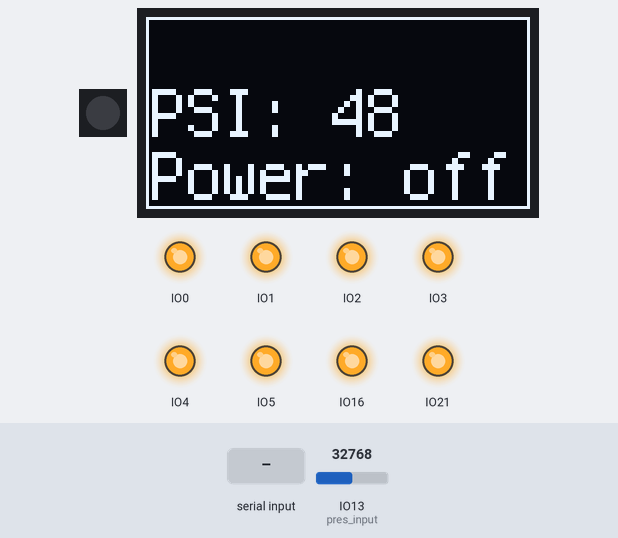
This program was run on a simulated ESP32 board running CircuitPython. Parts: 1 RGB LEDs in strip order, left to right, 128×64 one-colour display, output pins drawn as LEDs (lit = HIGH). The test bench sets the inputs (shaded band); at power-on: IO13 (pres_input) = 32768 (analog values on the 0–65535 scale). Dim RGB values are drawn brighter than linear; what the program prints to the serial console is not drawn.

Above: at 1.2 s.
1.3 s: "5" typed at the serial console, then Enter
At 2.2 s:
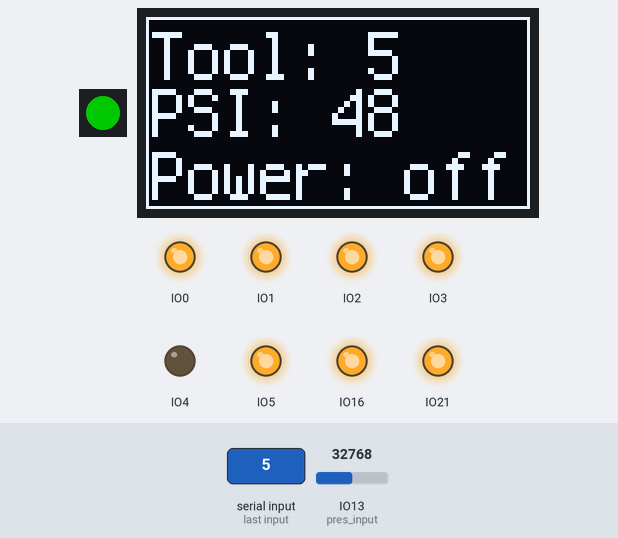
4.3 s: "90" typed at the serial console, then Enter
At 7.0 s:
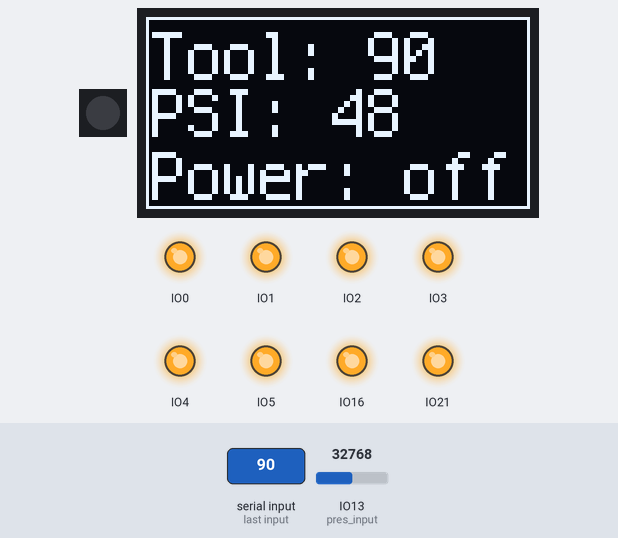
7.3 s: IO13 (pres_input) set to 45874
At 7.7 s:
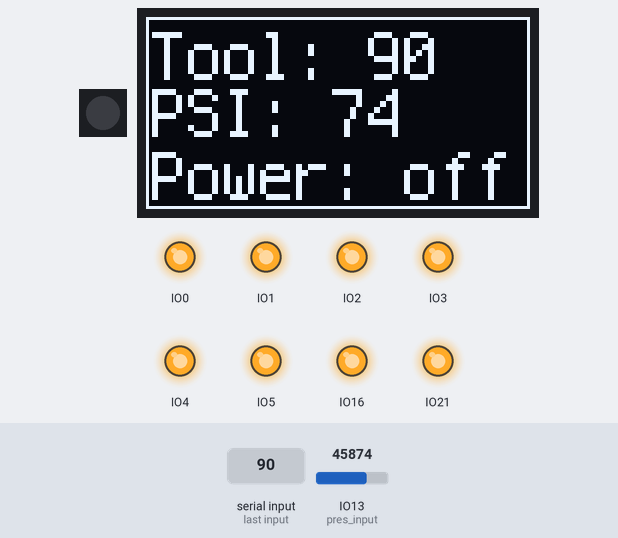
8.8 s: IO13 (pres_input) set to 57670
At 10.0 s:
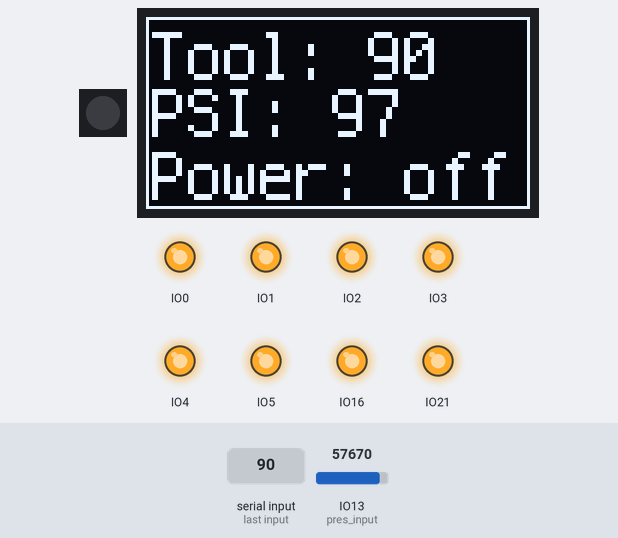
10.3 s: IO13 (pres_input) set to 65535
At 11.6 s:
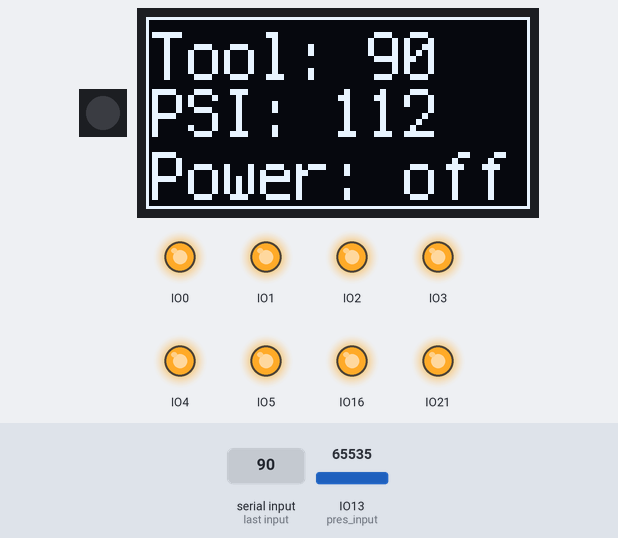
Timing chart, 0 to 13.3 s (numbered marks = the images above; inputs shaded):
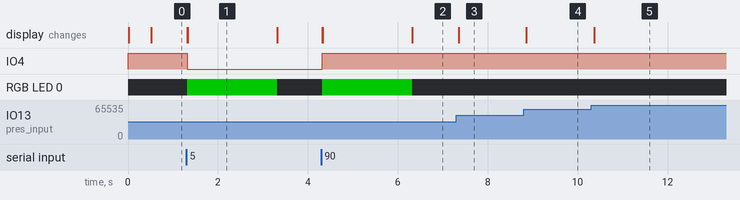

The program:

code.py
```python
import board
import neopixel
import time
import supervisor
import sys
import digitalio
import analogio
import microcontroller
import displayio
import terminalio
from adafruit_display_text import label
import adafruit_displayio_ssd1306

# Initialize NeoPixel LED
pix = neopixel.NeoPixel(board.NEOPIXEL, 1, auto_write=False)
pix.fill((0, 0, 0))

# Initialize OLED screen and draw a white border
displayio.release_displays()
oled_reset = board.D7

i2c = board.I2C()
display_bus = displayio.I2CDisplay(i2c, device_address=0x3D, reset=oled_reset)
WIDTH = 128
HEIGHT = 64
BORDER = 1

display = adafruit_displayio_ssd1306.SSD1306(display_bus, width=WIDTH, height=HEIGHT)
splash = displayio.Group()
display.root_group = splash

color_bitmap = displayio.Bitmap(WIDTH, HEIGHT, 1)
color_palette = displayio.Palette(1)
color_palette[0] = 0xFFFFFF  # White

bg_sprite = displayio.TileGrid(color_bitmap, pixel_shader=color_palette, x=0, y=0)
splash.append(bg_sprite)

inner_bitmap = displayio.Bitmap(WIDTH - BORDER * 2, HEIGHT - BORDER * 2, 1)
inner_palette = displayio.Palette(1)
inner_palette[0] = 0x000000  # Black
inner_sprite = displayio.TileGrid(inner_bitmap, pixel_shader=inner_palette, x=BORDER, y=BORDER)
splash.append(inner_sprite)

ToolNumberLabelArea = label.Label(terminalio.FONT, text=" " * 20, color=0xFFFFFF, scale=2)
ToolNumberLabelArea.anchor_point = (0.0, 0.0)
ToolNumberLabelArea.anchored_position = (2, 1)
splash.append(ToolNumberLabelArea)

PwrLabelArea = label.Label(terminalio.FONT, text=" " * 20, color=0xFFFFFF, scale=2)
PwrLabelArea.anchor_point = (0.0, 1)
PwrLabelArea.anchored_position = (2, 65)
splash.append(PwrLabelArea)

PresLabelArea = label.Label(terminalio.FONT, text=" " * 20, color=0xFFFFFF, scale=2)
PresLabelArea.anchor_point = (0.0, 0.5)
PresLabelArea.anchored_position = (2, 32)
splash.append(PresLabelArea)

pin_mappings = [
    (1, board.IO16),
    (2, board.IO0),
    (3, board.IO21),
    (4, board.IO5),
    (5, board.IO4),
    (6, board.IO3),
    (7, board.IO2),
    (8, board.IO1)
]

output_pins = {}
for number, pin_id in pin_mappings:
    pin = digitalio.DigitalInOut(pin_id)
    pin.direction = digitalio.Direction.OUTPUT
    pin.value = True  # Active low logic
    output_pins[number] = pin

pwr_pin = board.IO12
pwr_monitor = digitalio.DigitalInOut(pwr_pin)
pwr_monitor.direction = digitalio.Direction.INPUT
pwr_monitor.pull = digitalio.Pull.DOWN

pres_pin = board.IO13
pres_input = analogio.AnalogIn(pres_pin)

serial = sys.stdin
sys.stdout = sys.stdout  # Ensure stdout is set up for output

class StateMachine:
    def __init__(self):
        self.state = "IDLE"
        self.led_on_time = None
        self.oldData = None
        self.pwr_check_start = time.monotonic()
        self.pres_check_start = time.monotonic()
        self.status_report_time = time.monotonic()

    def update(self):
        current_time = time.monotonic()

        if self.state == "IDLE":
            self.check_power(current_time)
            self.check_pressure(current_time)
            self.read_serial(current_time)
            self.report_status(current_time)

        elif self.state == "PROCESS_SERIAL":
            self.process_serial_data()

        elif self.state == "BLINK_LED":
            self.blink_led(current_time)

    def check_power(self, current_time):
        if current_time - self.pwr_check_start >= 0.5:
            pwr_state = pwr_monitor.value
            pwr_text = "on" if pwr_state else "off"
            PwrLabelArea.text = 'Power: %s' % pwr_text
            self.pwr_check_start = current_time

    def check_pressure(self, current_time):
        if current_time - self.pres_check_start >= 0.5:
            pres_val = (((pres_input.value/65535)*3.3)-0.3968)/0.0258 # pressure (psi) = (((ADC_reading/65535)*V_ref)-V_offset)/Volt_per_PSI
            PresLabelArea.text = 'PSI: %d' % pres_val
            self.pres_check_start = current_time

    def read_serial(self, current_time):
        if supervisor.runtime.serial_bytes_available:
            data_in = serial.readline().strip()
            try:
                data_int = int(data_in)
                if data_int != self.oldData:
                    self.oldData = data_int
                    self.state = "PROCESS_SERIAL"
            except ValueError:
                print("Non-integer data")

    def report_status(self, current_time):
        if current_time - self.status_report_time >= 1.0:
            pwr_status = "on" if pwr_monitor.value else "off"
            pres_val = pres_input.value
            print('TOOL:%d PWR:%s PRES:%d' % (self.oldData if self.oldData else 0, pwr_status, pres_val))
            self.status_report_time = current_time

    def process_serial_data(self):
        if self.oldData is not None:
            ToolNumberLabelArea.text = 'Tool: %d' % self.oldData
            #print('%d' % self.oldData)  # Send tool number back over serial

            for pin in output_pins.values():
                pin.value = True

            if self.oldData in output_pins:
                output_pins[self.oldData].value = False

            pix.fill((0, 100, 0))
            pix.show()
            self.led_on_time = time.monotonic()
            self.state = "BLINK_LED"

    def blink_led(self, current_time):
        if self.led_on_time is not None and current_time - self.led_on_time >= 2.0:
            pix.fill((0, 0, 0))
            pix.show()
            self.led_on_time = None
            self.state = "IDLE"

state_machine = StateMachine()

print(microcontroller.cpu.reset_reason)

while True:
    state_machine.update()
    time.sleep(0.01)  # Prevent high CPU usage
```

Measured:
- after the input at 1.3 s, IO4: HIGH → LOW at once; RGB LED 0: off → RGB(0, 100, 0) at once, → off 2.0 s later
- after the input at 4.3 s, IO4: LOW → HIGH at once; RGB LED 0: off → RGB(0, 100, 0) at once, → off 2.0 s later
- after the input at 7.3 s, the display: changes after 0.05 s (image 3)
- after the input at 8.8 s, the display: changes after 0.06 s (image 4)
- after the input at 10.3 s, the display: changes after 0.07 s (image 5)
- what the display in image 1 shows lasts 2.0 s, from 1.3 s to 3.3 s
